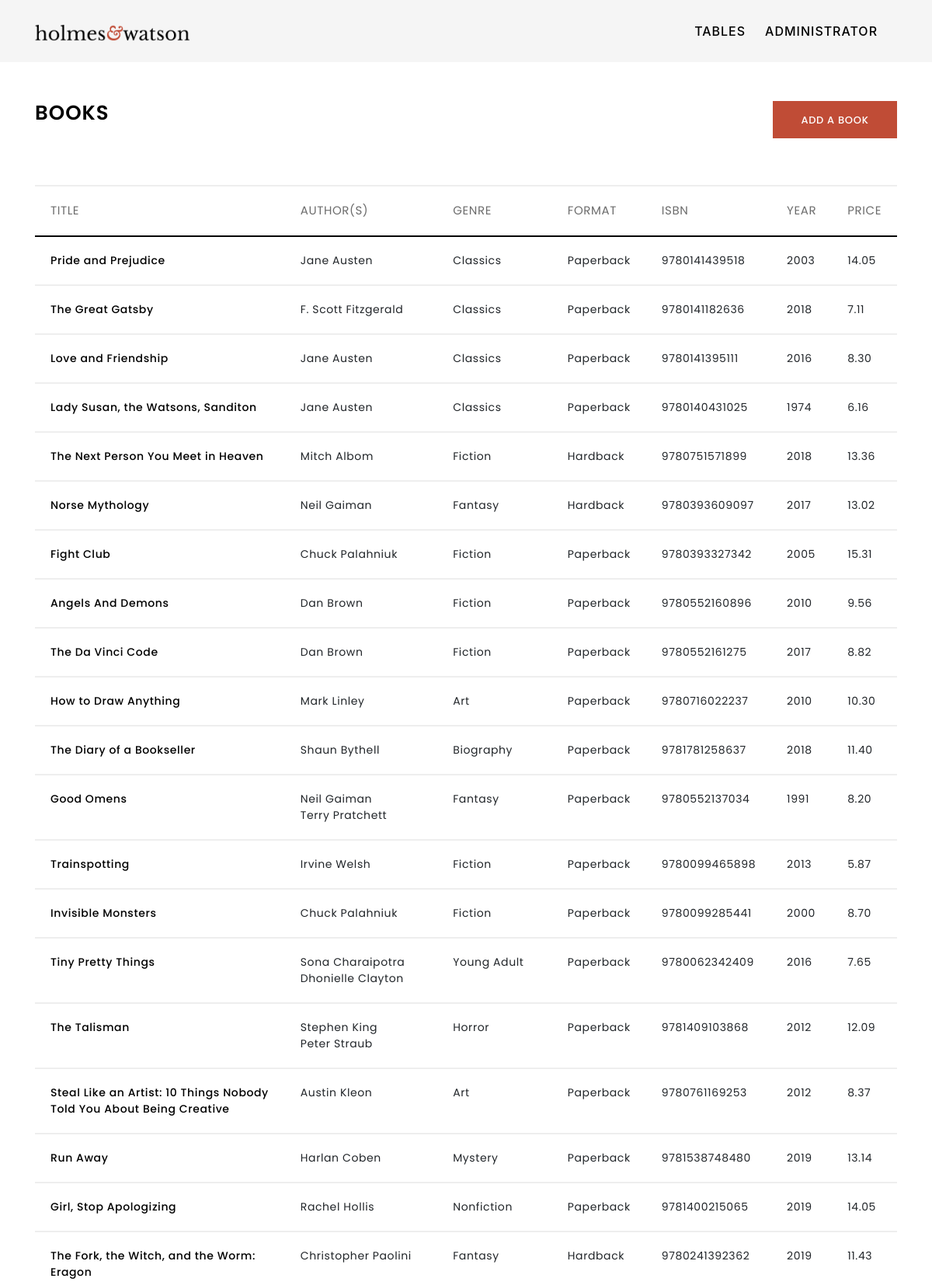
The app's page /admin_books_index.php (signed in, upper part) with its own data.
### tables this page shows
CREATE TABLE `books` (
  `id` int(11) NOT NULL,
  `title` varchar(1000) NOT NULL,
  `genre_id` int(11) NOT NULL,
  `description` varchar(10000) NOT NULL,
  `format` varchar(10) NOT NULL,
  `pages` int(4) NOT NULL,
  `isbn` varchar(15) NOT NULL,
  `year` int(4) UNSIGNED NOT NULL,
  `price` decimal(7,2) NOT NULL,
  `cover` varchar(50) NOT NULL DEFAULT 'uploads/book_default.png	',
  `imprint` varchar(40) DEFAULT NULL,
  `publisher_id` int(11) NOT NULL
);

CREATE TABLE `authors` (
  `id` int(11) NOT NULL,
  `last_name` varchar(30) NOT NULL,
  `first_name` varchar(30) DEFAULT NULL,
  `about` varchar(1000) NOT NULL
);

CREATE TABLE `genres` (
  `id` int(11) NOT NULL,
  `genre` varchar(30) NOT NULL
);

### classes/Book.php (called while the page is built, shortened)
<?php
class Book {
    public static function all() {
        $sql = 'SELECT * FROM books';
        $connection = Connection::getInstance();
        $stmt = $connection->prepare($sql);
        $success = $stmt->execute();
        if (!$success) {
            throw new Exception("Failed to retrieve books");
        }
        else {
            $books = $stmt->fetchAll(PDO::FETCH_CLASS, 'Book');
            return $books;
        }
    }
}
?>

### classes/Author.php (called while the page is built, shortened)
<?php
class Author {
    public static function findByBookId($bookId) {
        $params = array(
            'id' => $bookId
        );
        $sql = "SELECT a.*
                FROM authors a
                LEFT JOIN book_author ba ON a.id = ba.author_id
                LEFT JOIN books b ON ba.book_id = b.id
                WHERE b.id = :id";
        $connection = Connection::getInstance();
        $stmt = $connection->prepare($sql);
        $success = $stmt->execute($params);
        if (!$success) {
            throw new Exception("Failed to retrieve authors");
        }
        else {
            $authors = $stmt->fetchAll(PDO::FETCH_CLASS, 'Author');
            return $authors;
        }
    }
}
?>

### classes/Genre.php (called while the page is built, shortened)
<?php
class Genre {
    public static function find($id) {
        $params = array(
            'id' => $id
        );
        $sql = 'SELECT * FROM genres WHERE id = :id';
        $connection = Connection::getInstance();
        $stmt = $connection->prepare($sql);
        $success = $stmt->execute($params);
        if (!$success) {
            throw new Exception("Failed to retrieve genre");
        }
        else {
            $genre = $stmt->fetchObject('Genre');
            return $genre;
        }
    }
}
?>

### admin_books_index.php (the view, shortened to what this page needs)
<?php
require_once 'classes/Author.php';
require_once 'classes/Book.php';
require_once 'classes/Author.php';
require_once 'classes/Genre.php';
try {
    $books = Book::all();
}
catch (Exception $ex) {
    die($ex->getMessage());
}
?>
<!DOCTYPE HTML>
<html lang="en">
<head>
    <?php require 'utils/styles.php'; ?>
</head>
<body>
    <?php require 'utils/admin_navbar.php'; ?>
    <div class="container">
        <div class="row filter-row">
            <div class="col-12 col-xl-6 col-lg-6 col-md-4 col-sm-6 table-name-col">
                <h2 class="section-heading">Books</h2>
            </div>
            <div class="col-12 col-xl-2 offset-xl-4 col-lg-3 offset-lg-3 col-md-4 offset-md-4 col-sm-6">
                <a class="btn btn-primary" href="admin_books_create.php" role="button">Add a book</a>
            </div>
        </div>
        <div class="row table-row">
            <div class="col-lg-12">
                <div class="table-responsive">
                    <table class="table">
                        <thead>
                            <tr>
                                <th>Title</th>
                                <th>Author(s)</th>
                                <th>Genre</th>
                                <th>Format</th>
                                <th>ISBN</th>
                                <th>Year</th>
                                <th>Price</th>
                            </tr>
                        </thead>
                        <tbody>
                            <?php foreach ($books as $book) { ?>
                                <tr data-id="<?= $book->id ?>">
                                    <td><a href="admin_books_show.php?id=<?= $book->id ?>"><?= $book->title ?></a></td>
                                    <td>
                                        <?php foreach ($authors = Author::findByBookId($book->id) as $author) { ?>
                                            <?= $author->first_name ?> <?= $author->last_name ?><br/>
                                        <?php } ?>
                                    </td>
                                    <td><?= Genre::find($book->genre_id)->genre ?></td>
                                    <td><?= $book->format ?></td>
                                    <td><?= $book->isbn ?></td>
                                    <td><?= $book->year ?></td>
                                    <td><?= $book->price ?></td>
                                </tr>
                            <?php } ?>
                        </tbody>
                    </table>
                </div>
            </div>
        </div>
    </div>
</body>
</html>

### styles/main.css (style rules this page uses)
html, body { height: 100%; margin: 0; padding: 0; }
body { font-size: 100%; }
h1, h2, h3, h4, h5, h6, p { margin-bottom: 0px; }
h2, h3, h4, h5, h6, navbar-expand-md .navbar-nav .nav-link, .dropdown-item, .form-control, .custom-select, .btn, th, .footer-para, .list-group-item, form label, .custom-file-label::after, .author-item a, td { font-family: 'Poppins', sans-serif; }
h2 { font-size: calc(20px + 0.5vw); }
h5, .custom-select, th, footer .icon, footer .list-group-item a, .footer-para, .lg-form-row .form-group .form-control, .info-data, .jumbotron-para, .authors-list-col .author-item a { font-size: 15px; }
h6, .dropdown-item, .btn, .error { font-size: 13px; }
a, .details-row table td a { text-decoration: none; }
a, span, .btn, .info-data-website, .book-title-sm, .article-title, .article-category, .article-card a img { -webkit-transition: ease-in-out 0.5s; transition: ease-in-out 0.5s; }
.btn { font-weight: 500; letter-spacing: 0.7px; text-transform: uppercase; }
.jumbotron-heading, .section-heading { font-weight: 600; text-transform: uppercase; color: #000; letter-spacing: 1px; margin-bottom: 0px; }
th, td { font-weight: 400; letter-spacing: 0.6px; }
th { text-transform: uppercase; color: #6c6c6c; }
td { font-size: 14px; }
td a, .details-row table td a { color: #000; font-weight: 500; }
.filter-row, .section-header-row { padding-top: 50px; }
.table-row { padding: 60px 0px; }
.btn-primary { color: #fff; background-color: #c04c36; }
.btn { border: none!important; border-radius: 0px!important; padding: 15px 20px; }
.filter-row .btn { height: 48px; box-sizing: border-box; width: 100%; }
.table thead th { border-top: 2px solid #eee; border-bottom: 2px solid #000; }
.table tbody td { border-bottom: 2px solid #eee; }
.table th, .table td { padding: 20px; }

### records on screen
books: title "Pride and Prejudice", genre.genre "Classics", format "Paperback", isbn "9780141439518", year "2003", price "14.05"
authors: first_name "Jane", last_name "Austen"
books: title "The Great Gatsby", genre.genre "Classics", format "Paperback", isbn "9780141182636", year "2018", price "7.11"
authors: first_name "F. Scott", last_name "Fitzgerald"
books: title "Love and Friendship", genre.genre "Classics", format "Paperback", isbn "9780141395111", year "2016", price "8.30"
books: title "Lady Susan, the Watsons, Sanditon", genre.genre "Classics", format "Paperback", isbn "9780140431025", year "1974", price "6.16"
books: title "The Next Person You Meet in Heaven", genre.genre "Fiction", format "Hardback", isbn "9780751571899", year "2018", price "13.36"
authors: first_name "Mitch", last_name "Albom"
books: title "Norse Mythology", genre.genre "Fantasy", format "Hardback", isbn "9780393609097", year "2017", price "13.02"
authors: first_name "Neil", last_name "Gaiman"
books: title "Fight Club", genre.genre "Fiction", format "Paperback", isbn "9780393327342", year "2005", price "15.31"
authors: first_name "Chuck", last_name "Palahniuk"
books: title "Angels And Demons", genre.genre "Fiction", format "Paperback", isbn "9780552160896", year "2010", price "9.56"
authors: first_name "Dan", last_name "Brown"
books: title "The Da Vinci Code", genre.genre "Fiction", format "Paperback", isbn "9780552161275", year "2017", price "8.82"
books: title "How to Draw Anything", genre.genre "Art", format "Paperback", isbn "9780716022237", year "2010", price "10.30"
authors: first_name "Mark", last_name "Linley"
books: title "The Diary of a Bookseller", genre.genre "Biography", format "Paperback", isbn "9781781258637", year "2018", price "11.40"
authors: first_name "Shaun", last_name "Bythell"
books: title "Good Omens", genre.genre "Fantasy", format "Paperback", isbn "9780552137034", year "1991", price "8.20"
authors: first_name "Terry", last_name "Pratchett"
books: title "Trainspotting", genre.genre "Fiction", format "Paperback", isbn "9780099465898", year "2013", price "5.87"
authors: first_name "Irvine", last_name "Welsh"
books: title "Invisible Monsters", genre.genre "Fiction", format "Paperback", isbn "9780099285441", year "2000", price "8.70"
books: title "Tiny Pretty Things", genre.genre "Young Adult", format "Paperback", isbn "9780062342409", year "2016", price "7.65"
authors: first_name "Sona", last_name "Charaipotra"
authors: first_name "Dhonielle", last_name "Clayton"
books: title "The Talisman", genre.genre "Horror", format "Paperback", isbn "9781409103868", year "2012", price "12.09"
authors: first_name "Stephen", last_name "King"
authors: first_name "Peter", last_name "Straub"
books: title "Steal Like an Artist: 10 Things Nobody Told You About Being Creative", genre.genre "Art", format "Paperback", isbn "9780761169253", year "2012", price "8.37"
authors: first_name "Austin", last_name "Kleon"
books: title "Run Away", genre.genre "Mystery", format "Paperback", isbn "9781538748480", year "2019", price "13.14"
authors: first_name "Harlan", last_name "Coben"
books: title "Girl, Stop Apologizing", genre.genre "Nonfiction", format "Paperback", isbn "9781400215065", year "2019", price "14.05"
authors: first_name "Rachel", last_name "Hollis"
books: title "The Fork, the Witch, and the Worm: Eragon", genre.genre "Fantasy", format "Hardback", isbn "9780241392362", year "2019", price "11.43"
authors: first_name "Christopher", last_name "Paolini"

### other values on screen
$user->username "ADMINISTRATOR"
